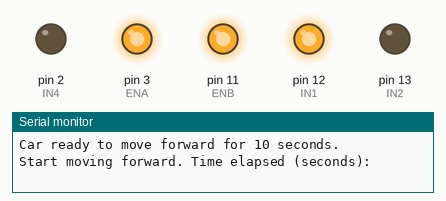
A sketch run on a simulated Arduino Uno, built with avr-gcc and run on an emulated ATmega328P. On the bench: output pins drawn as LEDs (lit = HIGH), the last lines printed to the serial monitor. Pins used as bus, display or sensor lines are not drawn. At 10.1 s the program stops and its outputs stay as they are.

Above: at 0.1 s.
At 10.1 s:
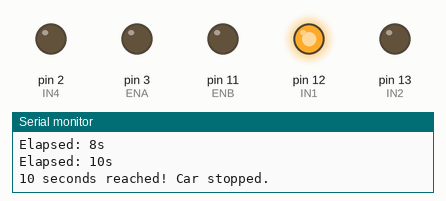
Timing chart, 0 to 11.6 s (numbered marks = the images above):
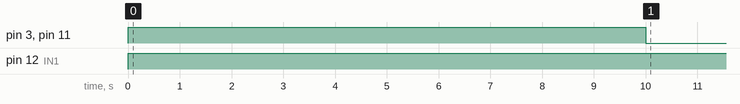

The sketch:

WEEK1TASKCODE.ino
```cpp
#include <LiquidCrystal.h>
LiquidCrystal lcd(8, 9, 4, 5, 6, 7);
const int ENA = 3;
const int ENB = 11;
const int IN1 = 12;
const int IN2 = 13;
const int IN3 = 1;
const int IN4 = 2;
unsigned long startTime;
bool isMoving = false;
void setup() {
 pinMode(ENA, OUTPUT);
 pinMode(ENB, OUTPUT);
 pinMode(IN1, OUTPUT);
 pinMode(IN2, OUTPUT);
 pinMode(IN3, OUTPUT);
 pinMode(IN4, OUTPUT);

 Serial.begin(9600);
 Serial.println("Car ready to move forward for 10 seconds.");
}
void loop() {
 if (!isMoving) {
 carForward();
 startTime = millis();
 isMoving = true;
 Serial.println("Start moving forward. Time elapsed (seconds):");
 }
 unsigned long elapsedTime = (millis() - startTime) / 1000;
 static unsigned long lastPrintTime = 0;
 if (isMoving && (millis() - lastPrintTime >= 1000)) {
 Serial.print("Elapsed: ");
 Serial.print(elapsedTime);
 Serial.println("s");
 lastPrintTime = millis();
 }
 if (isMoving && elapsedTime >= 10) {
 carStop();
 Serial.println("10 seconds reached! Car stopped.");
 isMoving = false;
 while (true);
 }
}
void carForward() {
 digitalWrite(ENA, HIGH);
 digitalWrite(IN1, HIGH);
 digitalWrite(IN2, LOW);

 digitalWrite(ENB, HIGH);
 digitalWrite(IN3, HIGH);
 digitalWrite(IN4, LOW);
}
void carStop() {
 digitalWrite(ENA, LOW);
 digitalWrite(ENB, LOW);
}
```

Measured:
- by itself, pin 3 (ENA), pin 11 (ENB): LOW → HIGH at 0.00 s, → LOW 10.0 s later
- by itself, pin 12 (IN1): LOW → HIGH at 0.00 s
